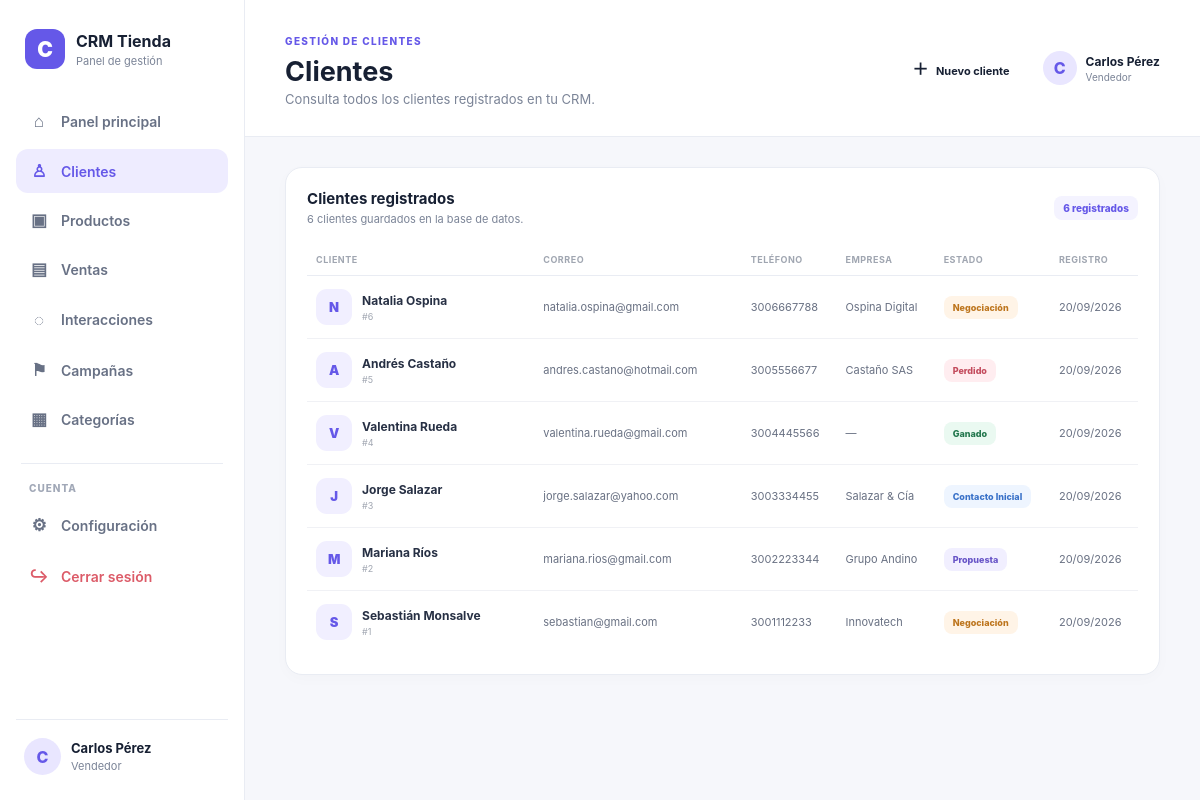
Page /clientes.php (signed in) on the committed database.
### tables this page shows
CREATE TABLE IF NOT EXISTS clientes (
 id INT AUTO_INCREMENT PRIMARY KEY,
 nombre VARCHAR(100) NOT NULL,
 apellido VARCHAR(100) NOT NULL,
 correo VARCHAR(150) UNIQUE NOT NULL,
 telefono VARCHAR(20),
 empresa VARCHAR(150),
 estado ENUM('Contacto Inicial','Propuesta','Negociación','Ganado','Perdido') DEFAULT 'Contacto Inicial',
 fecha_registro TIMESTAMP DEFAULT CURRENT_TIMESTAMP
);

### clientes.php (the view, shortened to what this page needs)
<?php
require_once 'config/database.php';
$clientes = $pdo->query("SELECT id, nombre, apellido, correo, telefono, empresa, estado, fecha_registro FROM clientes ORDER BY fecha_registro DESC, id DESC")->fetchAll();
$estadoClases = [
    'Contacto Inicial' => 'status-blue',
    'Propuesta' => 'status-purple',
    'Negociación' => 'status-orange',
    'Ganado' => 'status-green',
    'Perdido' => 'status-red'
];
function e($value) {
    return htmlspecialchars((string)$value, ENT_QUOTES, 'UTF-8');
}
?>
<!DOCTYPE html>
<html lang="es">
<head>
    <link rel="stylesheet" href="assets/css/style.css">
</head>
<body>
<div class="app-layout">
    <aside class="sidebar">
        <div class="sidebar-brand">
            <div class="brand-mark">C</div>
            <div>
                <strong>CRM Tienda</strong>
                <small>Panel de gestión</small>
            </div>
        </div>
        <nav class="side-nav">
            <a class="side-link" href="dashboard.php"><span>⌂</span> Panel principal</a>
            <a class="side-link active" href="clientes.php"><span>♙</span> Clientes</a>
            <a class="side-link" href="#"><span>▣</span> Productos</a>
            <a class="side-link" href="#"><span>▤</span> Ventas</a>
            <a class="side-link" href="#"><span>◌</span> Interacciones</a>
            <a class="side-link" href="#"><span>⚑</span> Campañas</a>
            <a class="side-link" href="#"><span>▦</span> Categorías</a>
            <div class="nav-divider"></div>
            <span class="nav-label">CUENTA</span>
            <a class="side-link" href="#"><span>⚙</span> Configuración</a>
            <a class="side-link logout-link" href="auth/logout.php"><span>↪</span> Cerrar sesión</a>
        </nav>
        <div class="sidebar-user">
            <div class="avatar"><?= strtoupper(substr($_SESSION['usuario']['nombre'], 0, 1)) ?></div>
            <div>
                <strong><?= e($_SESSION['usuario']['nombre']) ?></strong>
                <small><?= e($_SESSION['usuario']['rol']) ?></small>
            </div>
        </div>
    </aside>
    <section class="dashboard-area">
        <header class="dashboard-topbar">
            <div>
                <span class="eyebrow">GESTIÓN DE CLIENTES</span>
                <h1>Clientes</h1>
                <p>Consulta todos los clientes registrados en tu CRM.</p>
            </div>
            <div class="top-actions">
                <a href="nuevo_cliente.php" class="quick-button top-new-client"><span>＋</span> Nuevo cliente</a>
                <a class="top-user" href="#">
                    <div class="avatar small"><?= strtoupper(substr($_SESSION['usuario']['nombre'], 0, 1)) ?></div>
                    <div>
                        <strong><?= e($_SESSION['usuario']['nombre']) ?></strong>
                        <small><?= e($_SESSION['usuario']['rol']) ?></small>
                    </div>
                </a>
            </div>
        </header>
        <main class="dashboard-content">
            <section class="panel clients-list-panel">
                <div class="panel-heading clients-heading">
                    <div>
                        <h2>Clientes registrados</h2>
                        <p><?= count($clientes) ?> cliente<?= count($clientes) === 1 ? '' : 's' ?> guardado<?= count($clientes) === 1 ? '' : 's' ?> en la base de datos.</p>
                    </div>
                    <span class="panel-badge"><?= count($clientes) ?> registrados</span>
                </div>
                <div class="table-wrap">
                    <table class="clients-table">
                        <thead>
                            <tr>
                                <th>CLIENTE</th>
                                <th>CORREO</th>
                                <th>TELÉFONO</th>
                                <th>EMPRESA</th>
                                <th>ESTADO</th>
                                <th>REGISTRO</th>
                            </tr>
                        </thead>
                        <tbody>
                        <?php if (!$clientes): ?>
                            <tr>
                                <td colspan="6" class="empty-cell">
                                    No hay clientes registrados todavía. <a href="nuevo_cliente.php" class="view-link">Agregar el primero →</a>
                                </td>
                            </tr>
                        <?php else: ?>
                            <?php foreach ($clientes as $cliente): ?>
                                <?php $nombreCompleto = trim($cliente['nombre'] . ' ' . $cliente['apellido']); ?>
                                <tr>
                                    <td>
                                        <div class="client-name-cell">
                                            <div class="client-avatar"><?= e(strtoupper(substr($cliente['nombre'], 0, 1))) ?></div>
                                            <div>
                                                <strong><?= e($nombreCompleto) ?></strong>
                                                <small>#<?= (int)$cliente['id'] ?></small>
                                            </div>
                                        </div>
                                    </td>
                                    <td><?= e($cliente['correo']) ?></td>
                                    <td><?= $cliente['telefono'] ? e($cliente['telefono']) : '—' ?></td>
                                    <td><?= $cliente['empresa'] ? e($cliente['empresa']) : '—' ?></td>
                                    <td><span class="client-status <?= e($estadoClases[$cliente['estado']] ?? 'status-blue') ?>"><?= e($cliente['estado']) ?></span></td>
                                    <td><?= date('d/m/Y', strtotime($cliente['fecha_registro'])) ?></td>
                                </tr>
                            <?php endforeach; ?>
                        <?php endif; ?>
                        </tbody>
                    </table>
                </div>
            </section>
        </main>
    </section>
</div>
</body>
</html>

### rows in the picture
clientes: nombre "N", nombreCompleto "Natalia Ospina", id "6", correo "natalia.ospina@gmail.com", telefono "3006667788", empresa "Ospina Digital", estado "Negociación", fecha_registro "20/09/2026"
clientes: nombre "A", nombreCompleto "Andrés Castaño", id "5", correo "andres.castano@hotmail.com", telefono "3005556677", empresa "Castaño SAS", estado "Perdido", fecha_registro "20/09/2026"
clientes: nombre "V", nombreCompleto "Valentina Rueda", id "4", correo "valentina.rueda@gmail.com", telefono "3004445566", estado "Ganado", fecha_registro "20/09/2026"
clientes: nombre "J", nombreCompleto "Jorge Salazar", id "3", correo "jorge.salazar@yahoo.com", telefono "3003334455", empresa "Salazar & Cía", estado "Contacto Inicial", fecha_registro "20/09/2026"
clientes: nombre "M", nombreCompleto "Mariana Ríos", id "2", correo "mariana.rios@gmail.com", telefono "3002223344", empresa "Grupo Andino", estado "Propuesta", fecha_registro "20/09/2026"
clientes: nombre "S", nombreCompleto "Sebastián Monsalve", id "1", correo "sebastian@gmail.com", telefono "3001112233", empresa "Innovatech", estado "Negociación", fecha_registro "20/09/2026"

### other values in the picture
substr($_SESSION['usuario']['nombre'], 0, 1) "C"
$_SESSION['usuario']['nombre'] "Carlos Pérez"
$_SESSION['usuario']['rol'] "Vendedor"
count($clientes) "6"
